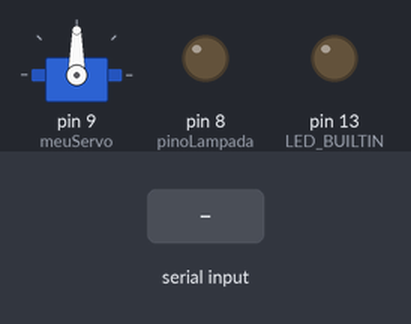
A sketch run on a simulated Arduino Uno, built with avr-gcc and run on an emulated ATmega328P. On the bench: servo, output pins drawn as LEDs (lit = HIGH). Inputs (shaded band) come from the test bench. What the sketch prints to the serial monitor is not drawn.

Above: at 1.2 s.
1.3 s: "ligar\n" received over Serial
At 1.6 s:
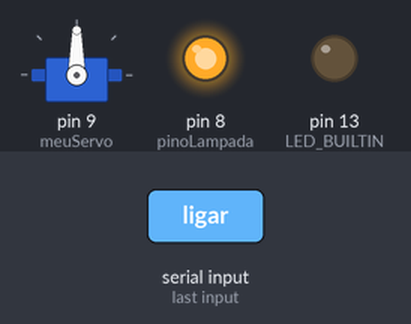
2.8 s: "servo\n" received over Serial
At 3.9 s:
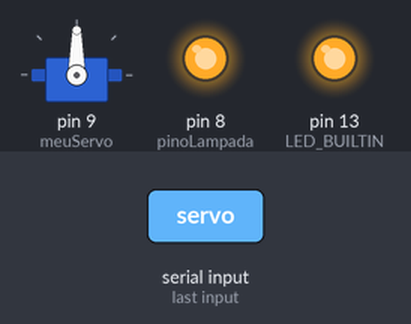
4.3 s: "desligar\n" received over Serial
At 5.1 s:
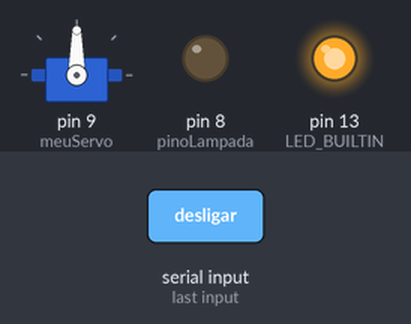
5.8 s: "ligar90\n" received over Serial
At 6.2 s:
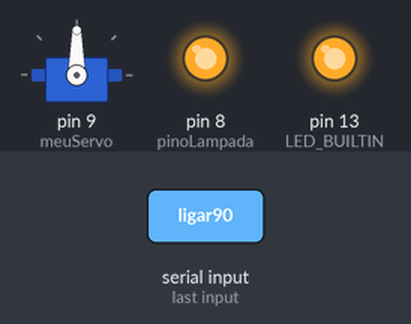
7.3 s: "desligar90\n" received over Serial
At 8.6 s:
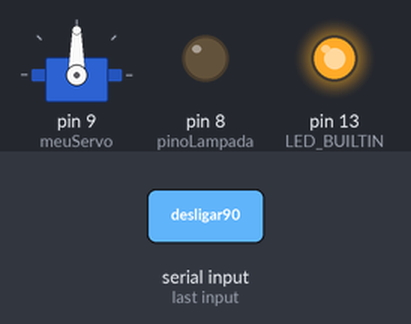
Timing chart, 0 to 9.8 s (numbered marks = the images above; inputs shaded):
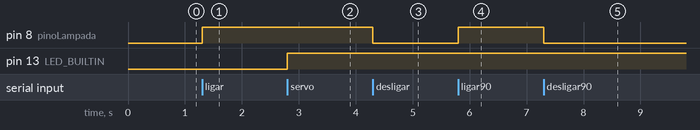

Measured:
- after the input at 1.3 s, pin 8 (pinoLampada): LOW → HIGH at once
- after the input at 2.8 s, pin 13 (LED_BUILTIN): LOW → HIGH at once
- after the input at 4.3 s, pin 8 (pinoLampada): HIGH → LOW at once
- after the input at 5.8 s, pin 8 (pinoLampada): LOW → HIGH at once
- after the input at 7.3 s, pin 8 (pinoLampada): HIGH → LOW at once

The sketch:

assistenteArduinoPortuguesServo.ino
```cpp
#include <Servo.h>

#define pinoLampada 8

String inputString = "";         // a String to hold incoming data
bool stringComplete = false;  // whether the string is complete

int posicaoServo = 90;

Servo meuServo;

void setup() {
  // initialize serial:
  Serial.begin(115200);
  // reserve 200 bytes for the inputString:
  inputString.reserve(200);

  pinMode(pinoLampada, OUTPUT);
  pinMode(LED_BUILTIN,OUTPUT);

  meuServo.attach(9);
  meuServo.write(posicaoServo);
}

void loop() {
  // print the string when a newline arrives:
  if (stringComplete) {
    // clear the string:
    if(inputString.startsWith("ligar")){
      //digitalWrite(pinoLampada, !digitalRead(LED_BUILTIN));// toggle
      digitalWrite(pinoLampada, HIGH);
      Serial.print("Assistente IFPE. Luz ligada!!");
    }else if(inputString.startsWith("desligar")){
      digitalWrite(pinoLampada, LOW);
      Serial.print("Assistente IFPÉ. Luz desligada!!");
    }else if(inputString.startsWith("servo")){

      digitalWrite(LED_BUILTIN, !digitalRead(LED_BUILTIN));

      int moveCamera = inputString.substring(5).toInt();

      if(moveCamera >= 1) moveCamera = 1;
      else if(moveCamera <= -1) moveCamera = -1;

      posicaoServo += moveCamera;

      if(posicaoServo > 180) posicaoServo = 180;
      else if(posicaoServo <=0) posicaoServo = 0;

      meuServo.write(posicaoServo);
    } else{
      Serial.print(inputString);
    }

    inputString = "";
    stringComplete = false;
  }
}

/*
  SerialEvent occurs whenever a new data comes in the hardware serial RX. This
  routine is run between each time loop() runs, so using delay inside loop can
  delay response. Multiple bytes of data may be available.
*/
void serialEvent() {
  while (Serial.available()) {
    // get the new byte:
    char inChar = (char)Serial.read();
    // add it to the inputString:
    inputString += inChar;
    // if the incoming character is a newline, set a flag so the main loop can
    // do something about it:
    if (inChar == '\n') {
      stringComplete = true;
    }
  }
}
```
